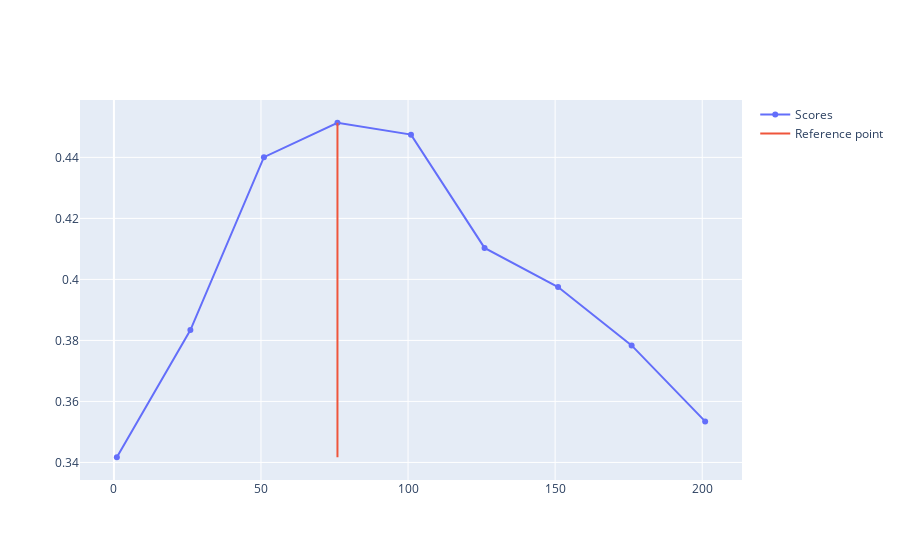
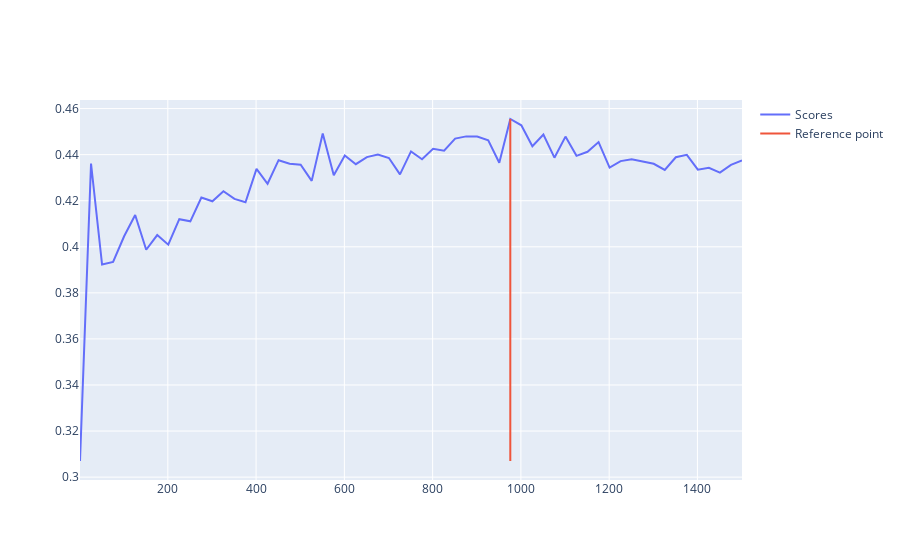

The notebook cell these images were saved under, in order:
### Code cell
plot_topic_scores(par_scores,reference = 76)
plot_topic_scores(email_scores,reference = 976)

no_topics_par = 76
no_topics_email = 976

par_model = extract_model(par_scores, no_topics_par)
email_model = extract_model(email_scores, no_topics_email)

print(par_model)
print(email_model)
